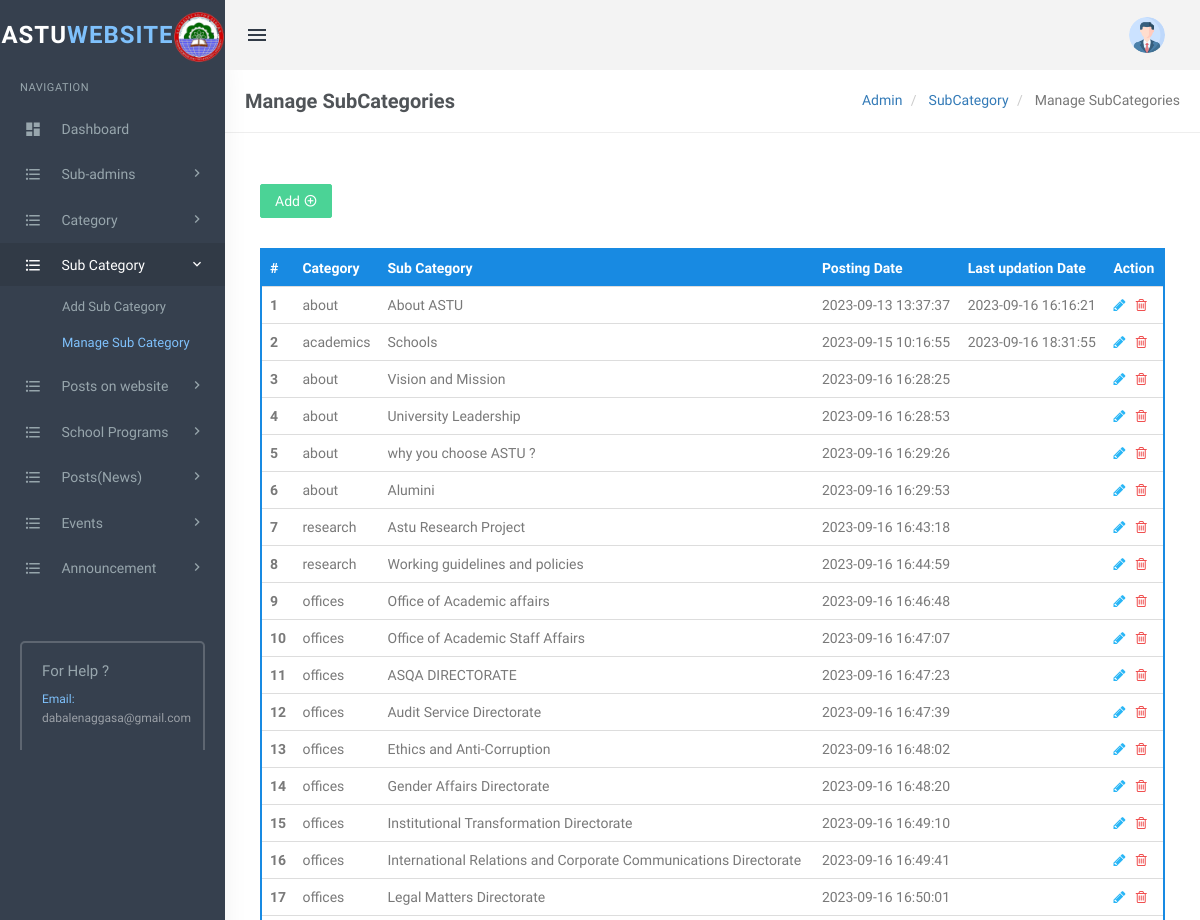
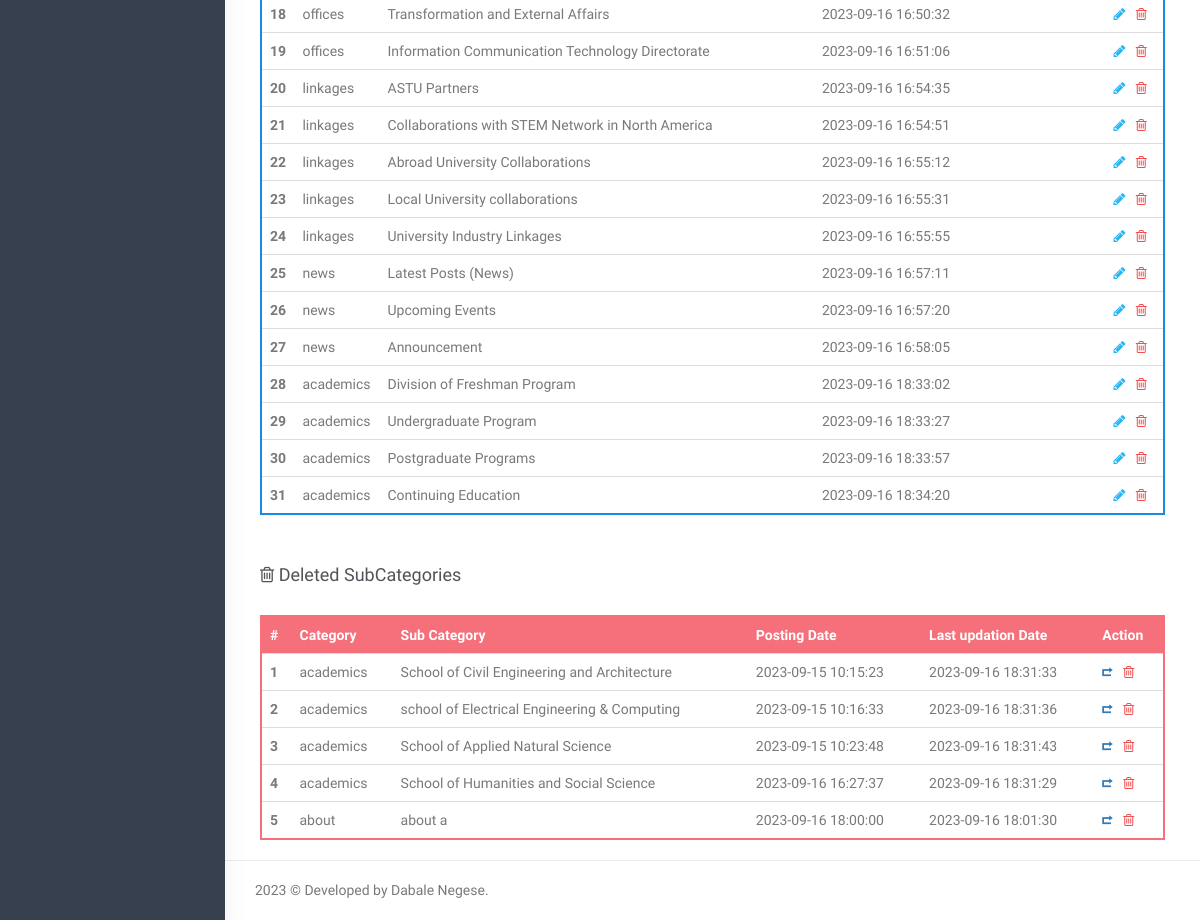
Screenshot of /admin/managesubcategory.php (signed in) with the database file from the repository (2 pictures, top to bottom).
### tables this page shows
CREATE TABLE `subcategory` (
  `SubCategoryId` int(11) NOT NULL,
  `CategoryId` int(11) DEFAULT NULL,
  `Subcategory` varchar(255) DEFAULT NULL,
  `PostingDate` timestamp NOT NULL DEFAULT current_timestamp(),
  `UpdationDate` timestamp NULL DEFAULT NULL ON UPDATE current_timestamp(),
  `Is_Active` int(1) DEFAULT NULL
);

CREATE TABLE `category` (
  `id` int(11) NOT NULL,
  `CategoryName` varchar(200) DEFAULT NULL
);

### admin/managesubcategory.php (the view, shortened to what this page needs)
<?php
include('includes/config.php');
if(strlen($_SESSION['login'])==0)
  {
header('location:index.php');
}
else{
?>
<!DOCTYPE html>
<html lang="en">
    <head>
        <link href="assets/css/bootstrap.min.css" rel="stylesheet" type="text/css" />
        <link href="assets/css/core.css" rel="stylesheet" type="text/css" />
        <link href="assets/css/components.css" rel="stylesheet" type="text/css" />
        <link href="assets/css/icons.css" rel="stylesheet" type="text/css" />
        <link href="assets/css/pages.css" rel="stylesheet" type="text/css" />
        <link href="assets/css/menu.css" rel="stylesheet" type="text/css" />
        <link href="assets/css/responsive.css" rel="stylesheet" type="text/css" />
		<link rel="stylesheet" href="../plugins/switchery/switchery.min.css">
    </head>
    <body class="fixed-left">
        <div id="wrapper">
<?php include('includes/topheader.php');?>
<?php include('includes/leftsidebar.php');?>
            <div class="content-page">
                <div class="content">
                    <div class="container">
                        <div class="row">
							<div class="col-xs-12">
								<div class="page-title-box">
                                    <h4 class="page-title">Manage SubCategories</h4>
                                    <ol class="breadcrumb p-0 m-0">
                                        <li>
                                            <a href="#">Admin</a>
                                        </li>
                                        <li>
                                            <a href="#">SubCategory </a>
                                        </li>
                                        <li class="active">
                                           Manage SubCategories
                                        </li>
                                    </ol>
                                    <div class="clearfix"></div>
                                </div>
							</div>
						</div>
<div class="row">
<div class="col-sm-6">
 </div>
</div>
                                    <div class="row">
										<div class="col-md-12">
											<div class="demo-box m-t-20">
<div class="m-b-30">
<a href="addsubcategory.php">
<button id="addToTable" class="btn btn-success waves-effect waves-light">Add <i class="mdi mdi-plus-circle-outline" ></i></button>
</a>
 </div>
												<div class="table-responsive">
                                                    <table class="table m-0 table-colored-bordered table-bordered-primary">
                                                        <thead>
                                                            <tr>
                                                                <th>#</th>
                                                                <th> Category</th>
                                                                <th>Sub Category</th>
                                                                <th>Posting Date</th>
                                                                <th>Last updation Date</th>
                                                                <th>Action</th>
                                                            </tr>
                                                        </thead>
                                                        <tbody>
<?php
$query=mysqli_query($con,"Select category.CategoryName as catname,subcategory.Subcategory as subcatname,subcategory.PostingDate as subcatpostingdate,subcategory.UpdationDate as subcatupdationdate,subcategory.SubCategoryId as subcatid from subcategory join category on subcategory.CategoryId=category.id where subcategory.Is_Active=1");
$cnt=1;
$rowcount=mysqli_num_rows($query);
if($rowcount==0)
{
?>
<tr>
<td colspan="7" align="center"><h4 style="color:red">No record found</h4></td>
<tr>
<?php
} else {
while($row=mysqli_fetch_array($query))
{
?>
 <tr>
<th scope="row"><?php echo htmlentities($cnt);?></th>
<td><?php echo htmlentities($row['catname']);?></td>
<td><?php echo htmlentities($row['subcatname']);?></td>
<td><?php echo htmlentities($row['subcatpostingdate']);?></td>
<td><?php echo htmlentities($row['subcatupdationdate']);?></td>
<td><a href="editsubcategory.php?scid=<?php echo htmlentities($row['subcatid']);?>" data-toggle="tooltip" title="Edit"><i class="fa fa-pencil" style="color: #29b6f6;"></i></a>
	&nbsp;<a href="managesubcategory.php?scid=<?php echo htmlentities($row['subcatid']);?>&&action=del" onclick="return confirm('Do you want to delete ?')" data-toggle="tooltip" title="Trash!"> <i class="fa fa-trash-o" style="color: #f05050"></i></a> </td>
</tr>
<?php
$cnt++;
 }} ?>
</tbody>
                                                    </table>
                                                </div>
											</div>
										</div>
									</div>
<div class="row">
   <div class="col-md-12">
     <div class="demo-box m-t-20">
         <div class="m-b-30">
           <h4><i class="fa fa-trash-o" ></i> Deleted SubCategories</h4>
          </div>
           <div class="table-responsive">
               <table class="table m-0 table-colored-bordered table-bordered-danger">
                                                        <thead>
                                                            <tr>
                                                                <th>#</th>
                                                                <th> Category</th>
                                                                <th>Sub Category</th>
                                                                <th>Posting Date</th>
                                                                  <th>Last updation Date</th>
                                                                <th>Action</th>
                                                            </tr>
                                                        </thead>
                                                        <tbody>
                                <?php
                                    $query=mysqli_query($con,"Select category.CategoryName as catname,subcategory.Subcategory as subcatname,subcategory.PostingDate as subcatpostingdate,subcategory.UpdationDate as subcatupdationdate,subcategory.SubCategoryId as subcatid from subcategory join category on subcategory.CategoryId=category.id where subcategory.Is_Active=0");
                                    $cnt=1;
                                    $rowcount=mysqli_num_rows($query);
                                 if($rowcount==0)
                                    {
                                    ?>
                                    <tr>
                                    <td colspan="7" align="center"><h4 style="color:red">No record found</h4></td>
                                    <tr>
                                    <?php
                                    }
                                 else {
                                    while($row=mysqli_fetch_array($query))
                                    {
                                    ?>
                                    <tr>
                                    <th scope="row"><?php echo htmlentities($cnt);?></th>
                                    <td><?php echo htmlentities($row['catname']);?></td>
                                    <td><?php echo htmlentities($row['subcatname']);?></td>
                                    <td><?php echo htmlentities($row['subcatpostingdate']);?></td>
                                    <td><?php echo htmlentities($row['subcatupdationdate']);?></td>
                                    <td><a href="managesubcategory.php?resid=<?php echo htmlentities($row['subcatid']);?>"><i class="ion-arrow-return-right" data-toggle="tooltip" title="Restore this SubCategory"></i></a>
                                        &nbsp;<a href="managesubcategory.php?scid=<?php echo htmlentities($row['subcatid']);?>&&action=perdel" onclick="return confirm('Do you want to permanently delete ?')" data-toggle="tooltip" title="Permanently Delete!"> <i class="fa fa-trash-o" style="color: #f05050"></i></a> </td>
                                    </tr>
                                    <?php
                                    $cnt++;
                                    } }?>
                                    </tbody>
                                                                                        </table>
            </div>
        </div>
	</div>
</div>
                    </div>
                </div>
<?php include('includes/footer.php');?>
            </div>
        </div>
    </body>
</html>
<?php } ?>

### admin/assets/css/core.css (style rules this page uses)
body { font-family: 'Varela Round', sans-serif; margin: 0; padding-bottom: 60px; overflow-x: hidden; color: #797979; }
html { position: relative; min-height: 100%; }
.h1, .h2, .h3, .h4, .h5, .h6, h1, h2, h3, h4, h5, h6 { color: #505458; font-family: 'Hind Madurai', sans-serif; margin: 10px 0; }
* { outline: none !important; }
.container { width: auto; }
#wrapper { height: 100%; overflow: hidden; width: 100%; }
.p-0 { padding: 0 !important; }
.m-0 { margin: 0 !important; }
.m-t-20 { margin-top: 20px !important; }
.m-b-30 { margin-bottom: 30px !important; }
.row { margin-right: -10px; margin-left: -10px; }
.col-lg-1, .col-lg-10, .col-lg-11, .col-lg-12, .col-lg-2, .col-lg-3, .col-lg-4, .col-lg-5, .col-lg-6, .col-lg-7, .col-lg-8, .col-lg-9, .col-md-1, .col-md-10, .col-md-11, .col-md-12, .col-md-2, .col-md-3, .col-md-4, .col-md-5, .col-md-6, .col-md-7, .col-md-8, .col-md-9, .col-sm-1, .col-sm-10, .col-sm-11, .col-sm-12, .col-sm-2, .col-sm-3, .col-sm-4, .col-sm-5, .col-sm-6, .col-sm-7, .col-sm-8, .col-sm-9, .col-xs-1, .col-xs-10, .col-xs-11, .col-xs-12, .col-xs-2, .col-xs-3, .col-xs-4, .col-xs-5, .col-xs-6, .col-xs-7, .col-xs-8, .col-xs-9 { padding-left: 10px; padding-right: 10px; }
.breadcrumb { background-color: transparent; margin-bottom: 15px; padding-top: 10px; padding-left: 0; }
.waves-effect { position: relative; cursor: pointer; display: inline-block; overflow: hidden; -webkit-user-select: none; -moz-user-select: none; -ms-user-select: none; user-select: none; -webkit-tap-highlight-color: transparent; vertical-align: middle; z-index: 1; will-change: opacity, transform; -webkit-transition: all 0.3s ease-out; -moz-transition: all 0.3s ease-out; -o-transition: all 0.3s ease-out; -ms-transition: all 0.3s ease-out; transition: all 0.3s ease-out; }
.demo-box { padding: 10px 15px; }

### admin/assets/css/menu.css (style rules this page uses)
.content-page { margin-left: 225px; overflow: hidden; }
.content-page .content { padding: 0 5px 10px 5px; margin-top: 70px; }
.page-title { font-size: 20px; margin-bottom: 0; margin-top: 0; font-weight: 600; }
.page-title-box { padding: 20px; border-bottom: 1px solid #eee; margin: 0 -20px 20px -20px; }
.page-title-box .page-title { margin-bottom: 0; float: left; }
.page-title-box .breadcrumb { float: right; background-color: transparent !important; }

### rows the page displays
subcategory: CategoryId.CategoryName "about", Subcategory "About ASTU", PostingDate "2023-09-13 13:37:37", UpdationDate "2023-09-16 16:16:21"
subcategory: CategoryId.CategoryName "academics", Subcategory "Schools", PostingDate "2023-09-15 10:16:55", UpdationDate "2023-09-16 18:31:55"
subcategory: CategoryId.CategoryName "about", Subcategory "Vision and Mission", PostingDate "2023-09-16 16:28:25"
subcategory: CategoryId.CategoryName "about", Subcategory "University Leadership", PostingDate "2023-09-16 16:28:53"
subcategory: CategoryId.CategoryName "about", Subcategory "why you choose ASTU ?", PostingDate "2023-09-16 16:29:26"
subcategory: CategoryId.CategoryName "about", Subcategory "Alumini", PostingDate "2023-09-16 16:29:53"
subcategory: CategoryId.CategoryName "research", Subcategory "Astu Research Project", PostingDate "2023-09-16 16:43:18"
subcategory: CategoryId.CategoryName "research", Subcategory "Working guidelines and policies", PostingDate "2023-09-16 16:44:59"
subcategory: CategoryId.CategoryName "offices", Subcategory "Office of Academic affairs", PostingDate "2023-09-16 16:46:48"
subcategory: CategoryId.CategoryName "offices", Subcategory "Office of Academic Staff Affairs", PostingDate "2023-09-16 16:47:07"
subcategory: CategoryId.CategoryName "offices", Subcategory "ASQA DIRECTORATE", PostingDate "2023-09-16 16:47:23"
subcategory: CategoryId.CategoryName "offices", Subcategory "Audit Service Directorate", PostingDate "2023-09-16 16:47:39"
subcategory: CategoryId.CategoryName "offices", Subcategory "Ethics and Anti-Corruption", PostingDate "2023-09-16 16:48:02"
subcategory: CategoryId.CategoryName "offices", Subcategory "Gender Affairs Directorate", PostingDate "2023-09-16 16:48:20"
subcategory: CategoryId.CategoryName "offices", Subcategory "Institutional Transformation Directorate", PostingDate "2023-09-16 16:49:10"
subcategory: CategoryId.CategoryName "offices", Subcategory "International Relations and Corporate Communications Directorate", PostingDate "2023-09-16 16:49:41"
subcategory: CategoryId.CategoryName "offices", Subcategory "Legal Matters Directorate", PostingDate "2023-09-16 16:50:01"
subcategory: CategoryId.CategoryName "offices", Subcategory "Transformation and External Affairs", PostingDate "2023-09-16 16:50:32"
subcategory: CategoryId.CategoryName "offices", Subcategory "Information Communication Technology Directorate", PostingDate "2023-09-16 16:51:06"
subcategory: CategoryId.CategoryName "linkages", Subcategory "ASTU Partners", PostingDate "2023-09-16 16:54:35"
subcategory: CategoryId.CategoryName "linkages", Subcategory "Collaborations with STEM Network in North America", PostingDate "2023-09-16 16:54:51"
subcategory: CategoryId.CategoryName "linkages", Subcategory "Abroad University Collaborations", PostingDate "2023-09-16 16:55:12"
subcategory: CategoryId.CategoryName "linkages", Subcategory "Local University collaborations", PostingDate "2023-09-16 16:55:31"
subcategory: CategoryId.CategoryName "linkages", Subcategory "University Industry Linkages", PostingDate "2023-09-16 16:55:55"
subcategory: CategoryId.CategoryName "news", Subcategory "Latest Posts (News)", PostingDate "2023-09-16 16:57:11"
subcategory: CategoryId.CategoryName "news", Subcategory "Upcoming Events", PostingDate "2023-09-16 16:57:20"
subcategory: CategoryId.CategoryName "news", Subcategory "Announcement", PostingDate "2023-09-16 16:58:05"
subcategory: CategoryId.CategoryName "academics", Subcategory "Division of Freshman Program", PostingDate "2023-09-16 18:33:02"
subcategory: CategoryId.CategoryName "academics", Subcategory "Undergraduate Program", PostingDate "2023-09-16 18:33:27"
subcategory: CategoryId.CategoryName "academics", Subcategory "Postgraduate Programs", PostingDate "2023-09-16 18:33:57"
subcategory: CategoryId.CategoryName "academics", Subcategory "Continuing Education", PostingDate "2023-09-16 18:34:20"
subcategory: CategoryId.CategoryName "academics", Subcategory "School of Civil Engineering and Architecture", PostingDate "2023-09-15 10:15:23", UpdationDate "2023-09-16 18:31:33"
subcategory: CategoryId.CategoryName "academics", Subcategory "school of Electrical Engineering & Computing", PostingDate "2023-09-15 10:16:33", UpdationDate "2023-09-16 18:31:36"
subcategory: CategoryId.CategoryName "academics", Subcategory "School of Applied Natural Science", PostingDate "2023-09-15 10:23:48", UpdationDate "2023-09-16 18:31:43"
subcategory: CategoryId.CategoryName "academics", Subcategory "School of Humanities and Social Science", PostingDate "2023-09-16 16:27:37", UpdationDate "2023-09-16 18:31:29"
subcategory: CategoryId.CategoryName "about", Subcategory "about a", PostingDate "2023-09-16 18:00:00", UpdationDate "2023-09-16 18:01:30"
